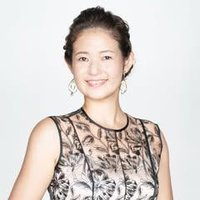
#> input picture VSL/codex_slide_instructions/photos/01_kato.jpg, 200 x 200 px
$ python -i render_slides_reference.py   (imports and definitions only)
#> lines starting #> are read from the running program, lines starting #| are printed output that depends on the picture
"""
UTAGE VSL スライドレンダリング 参考実装
=========================================

Codexはこれを参考に8つの関数を実装してください。
本実装はサンプル動作確認用。実運用時は Noto Sans JP Bold/Medium のフォントパスに差し替えてください。

【依存】
- Pillow (PIL)
- 日本語フォント（システムにNoto Sans JP / ヒラギノ角ゴ / 游ゴシック等が必要）

【出力】1920×1080 PNG
"""

from PIL import Image, ImageDraw, ImageFont, ImageFilter
from pathlib import Path
import random
import math

# ========================================
# 共通定数
# ========================================
WIDTH, HEIGHT = 1920, 1080
SAFE_MARGIN = 120
WIPE_AREA = (1440, 0, 1920, 270)  # 右上 顔ワイプ予約
SUBTITLE_AREA_Y = 960  # 下120pxは字幕用

# UTAGEブランドカラー（HEX→RGB変換用）
def hex2rgb(h: str) -> tuple:
    h = h.lstrip("#")
    return tuple(int(h[i:i+2], 16) for i in (0, 2, 4))

BRAND_BLUE = "#58A3E6"
BRAND_PURPLE = "#A75FF5"
DEEP_BLUE = "#396995"
DEEP_PURPLE = "#6C3D9F"
MID_BLUE = "#4A8AC3"
MID_PURPLE = "#8D50D0"
SOFT_BLUE = "#ABD1F2"
SOFT_PURPLE = "#D3AFFA"
TINT_BLUE = "#E5F1FB"
TINT_PURPLE = "#F1E7FD"
WHITE_BG = "#FAFAF7"
TEXT_DARK = "#1A1F36"
TEXT_MID = "#5A6378"
TEXT_SOFT = "#9CA3AF"
HIGHLIGHT_BLUE = "#2563EB"
HIGHLIGHT_GOLD = "#D4A04C"
SOFT_CORAL = "#C56B5A"
CTA_GREEN = "#25A04A"

# フォント設定（環境に応じて差し替え）
FONT_BOLD_PATH = "/usr/share/fonts/truetype/dejavu/DejaVuSans-Bold.ttf"  # 仮：本番はNotoSansJP-Bold.ttf
FONT_REG_PATH = "/usr/share/fonts/truetype/dejavu/DejaVuSans.ttf"  # 仮：本番はNotoSansJP-Regular.ttf
FONT_JP_PATH = "/usr/share/fonts/truetype/wqy/wqy-zenhei.ttc"  # 日本語対応


# [28 lines left out: functions get_font, make_diagonal_gradient, not called in this run]


def make_subtle_texture(img: Image.Image, opacity: float = 0.05) -> Image.Image:
    """背景に微細な粒子テクスチャを重ねる"""
    overlay = Image.new("RGBA", (WIDTH, HEIGHT), (0, 0, 0, 0))
    draw = ImageDraw.Draw(overlay)
    for _ in range(3000):
        x = random.randint(0, WIDTH - 1)
        y = random.randint(0, HEIGHT - 1)
        alpha = int(255 * opacity * random.random())
        c = random.choice([(255, 255, 255), (200, 200, 220)])
        draw.point((x, y), fill=(*c, alpha))
    return Image.alpha_composite(img.convert("RGBA"), overlay).convert("RGB")


# [242 lines left out: functions draw_centered_text, render_pattern_1_gradient, render_pattern_2_deep_purple, render_pattern_3_list, render_pattern_3_card, render_pattern_4_sentimental and 1 more, not called in this run]


# ========================================
# 10枚サンプル一括実行
# ========================================
# [30 lines not run here, left out]

>>> import cv2
>>> picture = cv2.imread('photos/01_kato.jpg', cv2.IMREAD_GRAYSCALE)
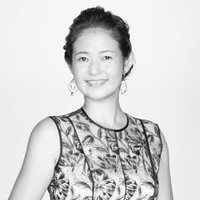
#> picture: shape (200, 200); min 0, max 255, mean 211.3
>>> result = make_subtle_texture(picture)
#> in make_subtle_texture, `overlay = Image.new("RGBA", (WIDTH, HEIGHT), (0, 0, 0, 0))`: overlay: PIL image 1920x1080 RGBA; every value is 0
#> (the run stopped early here; a loop or call above may not have finished)

$ run again, on VSL/codex_slide_instructions/photos/03_apollon.jpg
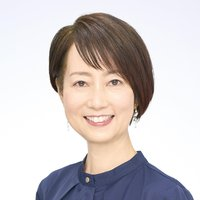
#> input picture VSL/codex_slide_instructions/photos/03_apollon.jpg, 200 x 200 px
#> `picture = cv2.imread('photos/01_kato.jpg', cv2.IMREAD_GRAYSCALE)`:
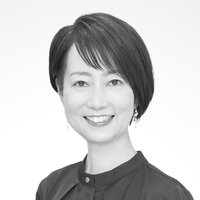
#> picture: shape (200, 200); min 10, max 255, mean 201.1
#> overlay: PIL image 1920x1080 RGBA; every value is 0

$ run again, on VSL/codex_slide_instructions/photos/04_tokutake.jpg
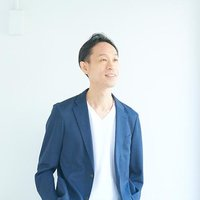
#> input picture VSL/codex_slide_instructions/photos/04_tokutake.jpg, 200 x 200 px
#> `picture = cv2.imread('photos/01_kato.jpg', cv2.IMREAD_GRAYSCALE)`:
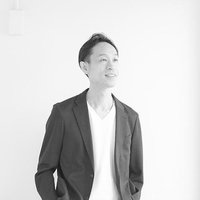
#> picture: shape (200, 200); min 6, max 255, mean 210.4
#> overlay: PIL image 1920x1080 RGBA; every value is 0
